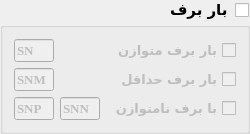
                <widget class="QGroupBox" name="grBox_T1_GB1_7">
                 <property name="minimumSize">
                  <size>
                   <width>250</width>
                   <height>0</height>
                  </size>
                 </property>
                 <property name="font">
                  <font>
                   <family>B Nazanin</family>
                   <pointsize>11</pointsize>
                   <weight>75</weight>
                   <bold>true</bold>
                  </font>
                 </property>
                 <property name="layoutDirection">
                  <enum>Qt::RightToLeft</enum>
                 </property>
                 <property name="title">
                  <string>بار برف</string>
                 </property>
                 <property name="checkable">
                  <bool>true</bool>
                 </property>
                 <property name="checked">
                  <bool>false</bool>
                 </property>
                 <layout class="QGridLayout" name="gridLayout_7">
                  <item row="0" column="0">
                   <widget class="QCheckBox" name="chBox_T1_GB1_GB7_1">
                    <property name="font">
                     <font>
                      <family>B Nazanin</family>
                      <pointsize>10</pointsize>
                      <weight>75</weight>
                      <bold>true</bold>
                     </font>
                    </property>
                    <property name="text">
                     <string>بار برف متوازن</string>
                    </property>
                    <property name="checked">
                     <bool>false</bool>
                    </property>
                   </widget>
                  </item>
                  <item row="0" column="2">
                   <widget class="QLineEdit" name="liEdit_T1_GB1_GB7_1">
                    <property name="minimumSize">
                     <size>
                      <width>40</width>
                      <height>0</height>
                     </size>
                    </property>
                    <property name="maximumSize">
                     <size>
                      <width>40</width>
                      <height>16777215</height>
                     </size>
                    </property>
                    <property name="font">
                     <font>
                      <family>Times New Roman</family>
                      <pointsize>10</pointsize>
                      <weight>75</weight>
                      <bold>true</bold>
                     </font>
                    </property>
                    <property name="text">
                     <string>SN</string>
                    </property>
                   </widget>
                  </item>
                  <item row="1" column="0">
                   <widget class="QCheckBox" name="chBox_T1_GB1_GB7_2">
                    <property name="font">
                     <font>
                      <family>B Nazanin</family>
                      <pointsize>10</pointsize>
                      <weight>75</weight>
                      <bold>true</bold>
                     </font>
                    </property>
                    <property name="text">
                     <string>بار برف حداقل</string>
                    </property>
                    <property name="checked">
                     <bool>false</bool>
                    </property>
                   </widget>
                  </item>
                  <item row="1" column="2">
                   <widget class="QLineEdit" name="liEdit_T1_GB1_GB7_2">
                    <property name="minimumSize">
                     <size>
                      <width>40</width>
                      <height>0</height>
                     </size>
                    </property>
                    <property name="maximumSize">
                     <size>
                      <width>40</width>
                      <height>16777215</height>
                     </size>
                    </property>
                    <property name="font">
                     <font>
                      <family>Times New Roman</family>
                      <pointsize>10</pointsize>
                      <weight>75</weight>
                      <bold>true</bold>
                     </font>
                    </property>
                    <property name="text">
                     <string>SNM</string>
                    </property>
                   </widget>
                  </item>
                  <item row="2" column="0">
                   <widget class="QCheckBox" name="chBox_T1_GB1_GB7_3">
                    <property name="font">
                     <font>
                      <family>B Nazanin</family>
                      <pointsize>10</pointsize>
                      <weight>75</weight>
                      <bold>true</bold>
                     </font>
                    </property>
                    <property name="text">
                     <string>با برف نامتوازن</string>
                    </property>
                    <property name="checked">
                     <bool>false</bool>
                    </property>
                   </widget>
                  </item>
                  <item row="2" column="1">
                   <widget class="QLineEdit" name="liEdit_T1_GB1_GB7_4">
                    <property name="minimumSize">
                     <size>
                      <width>40</width>
                      <height>0</height>
                     </size>
                    </property>
                    <property name="maximumSize">
                     <size>
                      <width>40</width>
                      <height>16777215</height>
                     </size>
                    </property>
                    <property name="font">
                     <font>
                      <family>Times New Roman</family>
                      <pointsize>10</pointsize>
                      <weight>75</weight>
                      <bold>true</bold>
                     </font>
                    </property>
                    <property name="text">
                     <string>SNN</string>
                    </property>
                   </widget>
                  </item>
                  <item row="2" column="2">
                   <widget class="QLineEdit" name="liEdit_T1_GB1_GB7_3">
                    <property name="minimumSize">
                     <size>
                      <width>40</width>
                      <height>0</height>
                     </size>
                    </property>
                    <property name="maximumSize">
                     <size>
                      <width>40</width>
                      <height>16777215</height>
                     </size>
                    </property>
                    <property name="font">
                     <font>
                      <family>Times New Roman</family>
                      <pointsize>10</pointsize>
                      <weight>75</weight>
                      <bold>true</bold>
                     </font>
                    </property>
                    <property name="text">
                     <string>SNP</string>
                    </property>
                   </widget>
                  </item>
                 </layout>
                </widget>
